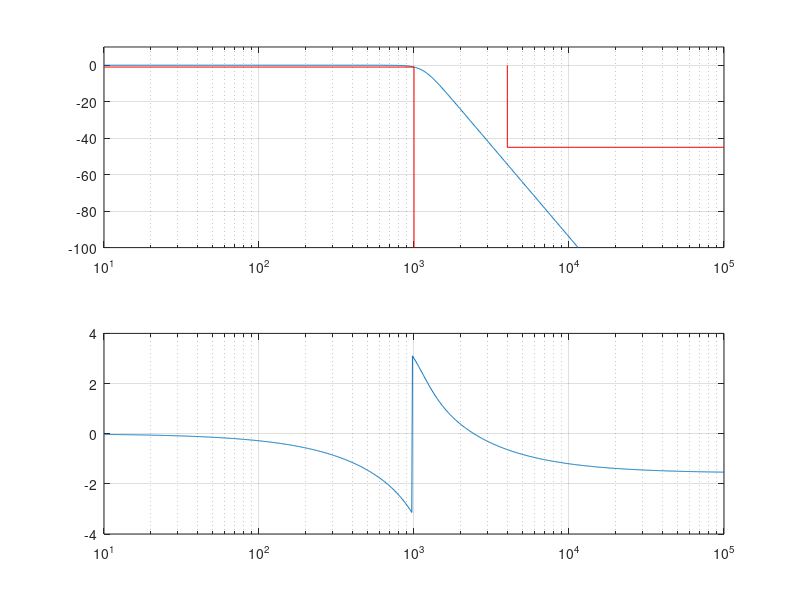

Source code (MATLAB):
% script para el calculo de un filtro pasa bajas mediante
% una aproximacion Butterworth y una realizacion Sallen-Key
clear all;
close all;
clc;

% PASO 1. Especificaciones del filtro:
Ap=1;
As=45;
Fc=1000;
Fs=4000;

R1_REF=2200;
R2_REF=2200;

% PASO 2. Normalizacion a un filtro pasa bajas
Apn=Ap;
Asn=As;
Fsn=Fs/Fc;

% PASO 3. Calculo del orden del filtro pasa bajas normalizado
epsilon=sqrt(10^(Apn/10)-1);
N=log10((10^(Asn/10)-1)/epsilon^2)/(2*log10(Fsn));
N=ceil(N);

% PASO 4. Calculo de las bicuadraticas
if (mod(N,2))
% N es impar
  Num_N(1,:)=[0 0 epsilon^(-1/N)];
  Den_N(1,:)=[0 1 epsilon^(-1/N)];
  for k=1:(N-1)/2
    Num_N(k+1,:)=[0 0 (epsilon^(-1/N)^2)];
    Den_N(k+1,:)=[1 -2*epsilon^(-1/N)*cos(pi*(N+2*k-1)/(2*N)) (epsilon^(-1/N)^2)];
  endfor
else
% N es par
  for k=1:N/2
    Num_N(k,:)=[0 0 (epsilon^(-1/N)^2)];
    Den_N(k,:)=[1 -2*epsilon^(-1/N)*cos(pi*(N+2*k-1)/(2*N)) (epsilon^(-1/N)^2)];
  endfor
end

% PASO 5. Desnormalizacion del filtro
if (mod(N,2))
% N es impar
  Num(1,:)=[0 0 Num_N(1,3)*(2*pi*Fc)];
  Den(1,:)=[0 1 Den_N(1,3)*(2*pi*Fc)];
  for k=1:(N-1)/2
    Num(k+1,:)=[0 0 Num_N(k+1,3)*(2*pi*Fc)^2];
    Den(k+1,:)=[1 Den_N(k+1,2)*(2*pi*Fc) Den_N(k+1,3)*(2*pi*Fc)^2];
  endfor
else
% N es par
  for k=1:N/2
    Num(k,:)=[0 0 Num_N(k,3)*(2*pi*Fc)^2];
    Den(k,:)=[1 Den_N(k,2)*(2*pi*Fc) Den_N(k,3)*(2*pi*Fc)^2];
  endfor
end

% PASO 6. Verificacion de la respuesta en frecuencia
f=logspace(1,5,1000);
s=1j*2*pi*f;

H=1;
if (mod(N,2))
% N es impar
  H=H.*((Num(1,1)*s.^2 + Num(1,2).*s + Num(1,3))./(Den(1,1)*s.^2 + Den(1,2).*s + Den(1,3)));
  for k=1:(N-1)/2
    H=H.*((Num(k+1,1)*s.^2 + Num(k+1,2).*s + Num(k+1,3))./(Den(k+1,1)*s.^2 + Den(k+1,2).*s + Den(k+1,3)));
  endfor
else
% N es par
  for k=1:N/2
    H=H.*((Num(k,1)*s.^2 + Num(k,2).*s + Num(k,3))./(Den(k,1)*s.^2 + Den(k,2).*s + Den(k,3)));
  endfor
end
figure;
subplot(2,1,1); semilogx(f,20*log10(abs(H))); grid on; hold on;
                semilogx([10 Fc Fc],[-Ap -Ap -100],'r');
                semilogx([Fs Fs 10^5],[0 -As -As],'r');
                axis([10 10^5 -100 10]);
subplot(2,1,2); semilogx(f,angle(H)); grid on;

% PASO 6. Calculo de los compenetes de la estructura Sallen-Key
if (mod(N,2))
% El filtro es impar

else
% El filtro es par
  for k=1:N/2
    R(k,:)=[R1_REF R2_REF];
    C1=(1/R(k,1) + 1/R(k,2))/Den(k,2);
    C2=1/(Den(k,3)*R(k,1)*R(k,2)*C1);
    C(k,:)=[C1 C2];
  endfor
end





































